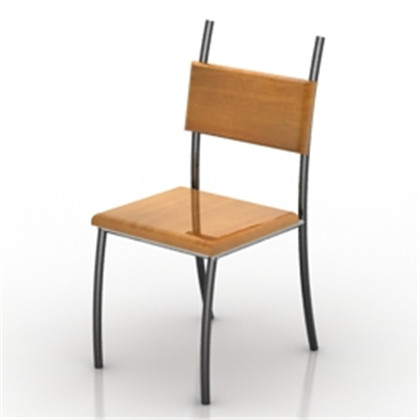
#> input picture python/numpy/chair.jpg, 420 x 420 px
$ python numpy_44_conv2d.py
#> lines starting #> are read from the running program, lines starting #| are printed output that depends on the picture
#!/usr/bin/env python3
# -*- coding: utf-8 -*-
"""
Created on Fri Dec  7 18:57:50 2018

@author: xsxsz
"""

import numpy as np
import matplotlib.pyplot as plt

img=plt.imread('chair.jpg')
#> img is the input picture: shape (420, 420, 3); mean R, G, B 233.1, 227.6, 222.1

kernel=np.zeros([3,3,3])
kernel[0]=kernel[1]=kernel[2]=[[1,0,-1],[1,0,-1],[1,0,-1]]
def conv2d(img,kernel,stride=1):
#> called with kernel = array of shape (3, 3, 3), stride = 1
    output=np.zeros([img.shape[0]-kernel.shape[1]+1,img.shape[1]-kernel.shape[2]+1,kernel.shape[0]])
    for i in range(3):
        current_kernel=kernel[i,:,:]
        for j in range(output.shape[0]):
            for k in range(output.shape[1]):
                conv=current_kernel*img[j:j+3,k:k+3,i]
                output[j][k][i]+=np.sum(conv)
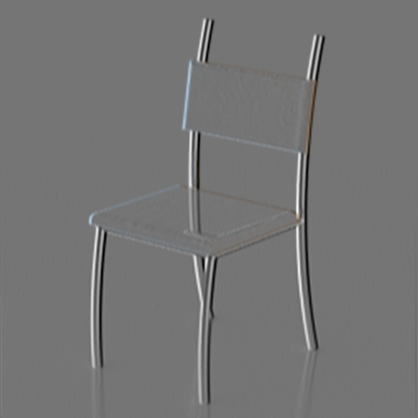
#> output: shape (418, 418, 3) float64; mean R, G, B 0, 0, 0; drawn with min black and max white
    return output

conv=conv2d(img,kernel=kernel)
plt.figure(0)
plt.imshow(conv)
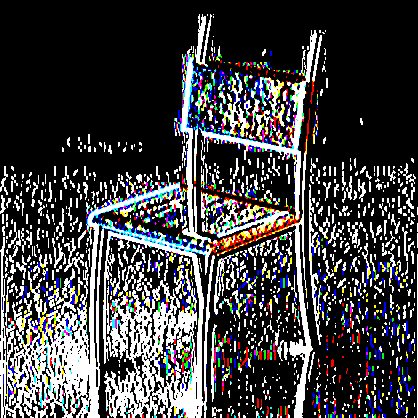
#> shown: shape (418, 418, 3) float64; mean R, G, B 0.253, 0.252, 0.259
